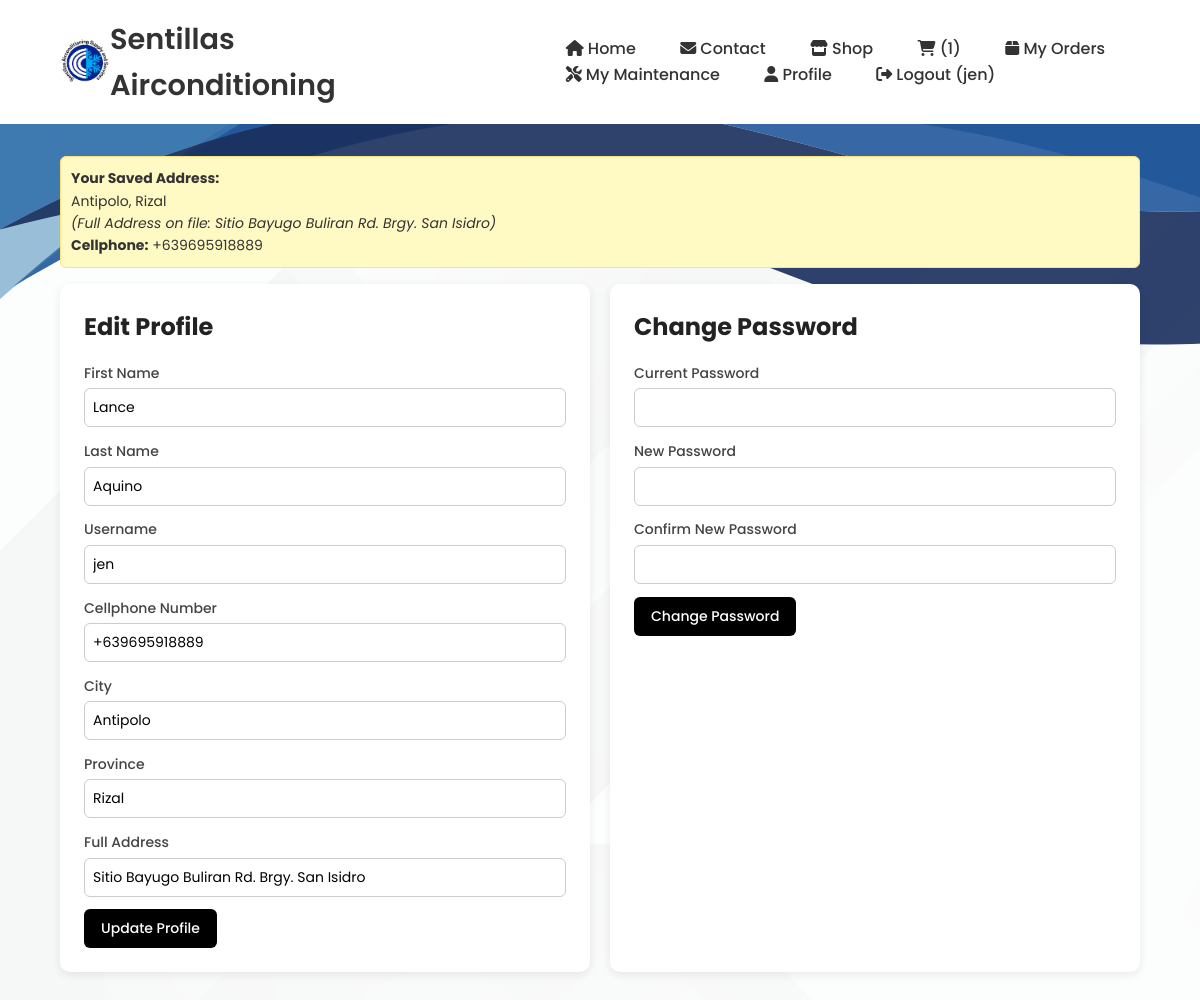
The page /edit_profile.php (signed in) on the database its author committed.
### tables this page shows
CREATE TABLE `users` (
  `id` int(11) NOT NULL,
  `firstname` varchar(50) NOT NULL,
  `lastname` varchar(50) NOT NULL,
  `email` varchar(100) NOT NULL,
  `username` varchar(50) NOT NULL,
  `city` varchar(50) DEFAULT NULL,
  `province` varchar(50) DEFAULT NULL,
  `address` varchar(255) NOT NULL,
  `cellphone_number` varchar(20) DEFAULT NULL,
  `password` varchar(255) NOT NULL,
  `verification_code` varchar(10) NOT NULL,
  `verification_expiry` datetime DEFAULT NULL,
  `is_verified` tinyint(1) DEFAULT 0,
  `reset_token` varchar(255) DEFAULT NULL,
  `reset_token_expiry` datetime DEFAULT NULL,
  `created_at` timestamp NOT NULL DEFAULT current_timestamp()
);

### edit_profile.php (the view, shortened to what this page needs)
<?php
require 'db.php';
$user_id = $_SESSION['user_id'];
$cart_count = 0;
$stmt = $pdo->prepare("SELECT SUM(quantity) AS total_items FROM cart WHERE user_id = ?");
$stmt->execute([$user_id]);
$row = $stmt->fetch();
if ($row && $row['total_items']) {
    $cart_count = $row['total_items'];
}
$stmt = $pdo->prepare("SELECT * FROM users WHERE id = ?");
$stmt->execute([$user_id]);
$user = $stmt->fetch(PDO::FETCH_ASSOC);
?>
<!DOCTYPE html>
<html lang="en">
<head>
<link rel="stylesheet" href="https://cdnjs.cloudflare.com/ajax/libs/font-awesome/6.5.0/css/all.min.css">
</head>
<body>
<header>
    <div class="logo-container">
      <img src="ac.png" alt="Logo" class="ac">
    </div>
  <h1>Sentillas Airconditioning</h1>
  <nav>
    <a href="home.php"><i class="fas fa-home"></i> Home</a>
    <a href="contactus.php"><i class="fas fa-envelope"></i> Contact</a>
    <a href="shop.php"><i class="fas fa-store"></i> Shop</a>
    <a href="view_cart.php"><i class="fas fa-shopping-cart"></i> (<?= $cart_count ?>)</a>
    <a href="to_receive.php"><i class="fas fa-box"></i> My Orders</a>
    <a href="my_maintenance.php"><i class="fas fa-tools"></i> My Maintenance</a>
    <a href="edit_profile.php"><i class="fas fa-user"></i> Profile</a>
    <a href="logout.php"><i class="fas fa-sign-out-alt"></i> Logout (<?= $_SESSION['username']; ?>)</a>
  </nav>
</header>
<div class="container">
  <div class="address-reminder">
      <strong>Your Saved Address:</strong><br>
      <?= htmlspecialchars($user['city'] ?? '-') ?>,
      <?= htmlspecialchars($user['province'] ?? '-') ?> <br>
      <em>(Full Address on file: <?= htmlspecialchars($user['address'] ?? '-') ?>)</em><br>
      <strong>Cellphone:</strong> <?= htmlspecialchars($user['cellphone_number'] ?? '-') ?>
  </div>
  <div class="forms-wrapper">
    <form id="profileForm" method="post">
      <h2>Edit Profile</h2>
      <label for="firstname">First Name</label>
      <input type="text" name="firstname" value="<?= htmlspecialchars($user['firstname']); ?>" required>
      <label for="lastname">Last Name</label>
      <input type="text" name="lastname" value="<?= htmlspecialchars($user['lastname']); ?>" required>
      <label for="username">Username</label>
      <input type="text" name="username" value="<?= htmlspecialchars($user['username']); ?>" required>
      <label for="cellphone_number">Cellphone Number</label>
      <input type="text" name="cellphone_number" value="<?= htmlspecialchars($user['cellphone_number'] ?? ''); ?>" required>
      <label for="city">City</label>
      <input type="text" name="city" value="<?= htmlspecialchars($user['city']); ?>">
      <label for="province">Province</label>
      <input type="text" name="province" value="<?= htmlspecialchars($user['province']); ?>">
      <label for="address">Full Address</label>
      <input type="text" name="address" value="<?= htmlspecialchars($user['address']); ?>" required>
      <button type="button" onclick="confirmSave('profileForm')">Update Profile</button>
    </form>
    <form id="passwordForm" method="post">
      <h2>Change Password</h2>
      <label for="current_password">Current Password</label>
      <input type="password" name="current_password" required>
      <label for="new_password">New Password</label>
      <input type="password" name="new_password" required>
      <label for="confirm_password">Confirm New Password</label>
      <input type="password" name="confirm_password" required>
      <button type="button" onclick="confirmSave('passwordForm')">Change Password</button>
    </form>
  </div>
</div>
</body>
</html>

### edit_profile.php (style rules this page uses)
* { margin: 0; padding: 0; box-sizing: border-box; font-family: "Poppins", sans-serif; }
body { background-image: url(bg.png); color: #333; line-height: 1.6; }
header { background: white; padding: 1rem 5%; display: flex; justify-content: space-between; align-items: center; color: #333; }
header h1 { font-size: 1.8rem; font-weight: 600; margin-right: 210px; }
nav a { color: #333; margin: 0 10px; text-decoration: none; font-weight: 500; padding: 6px 10px; border-radius: 6px; transition: all 0.3s ease; }
.container { padding: 2rem 5%; max-width: 1200px; margin: auto; }
h2 { margin-bottom: 1rem; color: #222; }
.address-reminder { margin-bottom: 1rem; padding: 10px; background: #fff9c4; border: 1px solid #ffe082; border-radius: 6px; font-size: 14px; }
.forms-wrapper { display: flex; gap: 20px; flex-wrap: wrap; }
form { background: #fff; padding: 1.5rem; border-radius: 10px; box-shadow: 0 3px 10px rgba(0,0,0,0.08); flex: 1; min-width: 350px; }
form label { font-weight: 500; margin-bottom: 4px; display: block; color: #444; font-size: 14px; }
input { width: 100%; padding: 8px; margin-bottom: 0.8rem; border: 1px solid #ccc; border-radius: 6px; font-size: 14px; }
button { background: black; color: white; padding: 8px 16px; border: 1px solid transparent; border-radius: 6px; cursor: pointer; transition: all 0.3s ease; font-weight: 500; font-size: 14px; }
.logo-container { display: flex; align-items: center; gap: 10px; }
.ac { width: 50px; height: 50px; object-fit: contain; }

### rows shown on the page
users: city "Antipolo", province "Rizal", address "Sitio Bayugo Buliran Rd. Brgy. San Isidro", cellphone_number "+639695918889", firstname "Lance", lastname "Aquino", username "jen"

### other values the page prints
$cart_count "1"
$_SESSION['username'] "jen"
